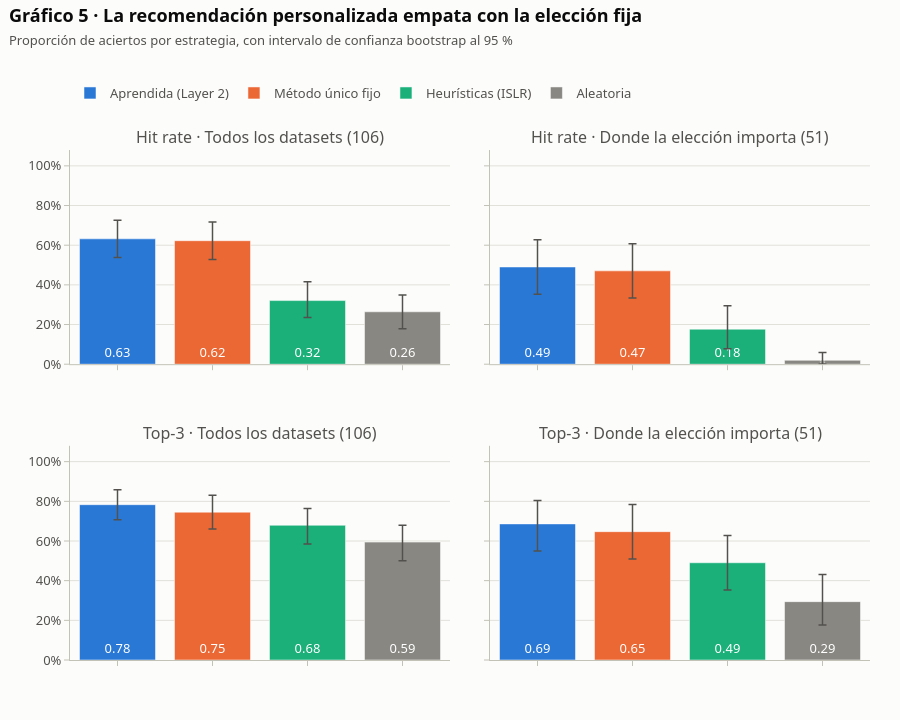

Notebook code cell kept with this figure:
### Markdown cell above
<a id="grafico-5"></a>

El Gráfico 5 muestra los mismos aciertos de la tabla con su intervalo de confianza al 95 %,
calculado por *bootstrap*: se remuestrean los datasets 2.000 veces y se mide cuánto varía el
resultado. Cuando los intervalos de dos estrategias se solapan mucho, la diferencia entre ellas
puede deberse al azar de qué datasets entraron en la muestra.

### Code cell
RNG = np.random.default_rng(20260815)
REPETICIONES = 2000

def intervalo(valores, rng=RNG, reps=REPETICIONES):
    # IC 95 % bootstrap sobre datasets: se remuestrean datasets, no evaluaciones.
    valores = np.asarray(valores, dtype=float)
    medias = rng.choice(valores, size=(reps, len(valores)), replace=True).mean(axis=1)
    return np.percentile(medias, [2.5, 97.5])

filas = []
for estrato, frame in (("Todos los datasets (106)", OUT0),
                       ("Donde la elección importa (51)", OUT0[OUT0.discriminating])):
    for metrica, columna in (("Hit rate", "hit"), ("Top-3", "top_k_hit")):
        for estrategia in ORDEN_ESTRATEGIAS:
            valores = frame.loc[frame.estrategia == estrategia, columna]
            bajo, alto = intervalo(valores)
            filas.append(dict(estrato=estrato, metrica=metrica, estrategia=estrategia,
                              valor=valores.mean(), bajo=bajo, alto=alto))
ic = pd.DataFrame(filas)

estratos = ic.estrato.unique().tolist()
metricas = ["Hit rate", "Top-3"]
fig = make_subplots(rows=2, cols=2, shared_yaxes=True, vertical_spacing=0.16,
                    horizontal_spacing=0.05,
                    subplot_titles=[f"{m} · {e}" for m in metricas for e in estratos])
for i, metrica in enumerate(metricas, start=1):
    for j, estrato in enumerate(estratos, start=1):
        sub = ic[(ic.metrica == metrica) & (ic.estrato == estrato)]
        for _, fila in sub.iterrows():
            fig.add_bar(
                x=[fila.estrategia], y=[fila.valor], name=fila.estrategia,
                marker=dict(color=COLOR_ESTRATEGIA[fila.estrategia]),
                error_y=dict(type="data", symmetric=False, array=[fila.alto - fila.valor],
                             arrayminus=[fila.valor - fila.bajo], color=TINTA_2, thickness=1.5),
                text=[f"{fila.valor:.2f}"], textposition="inside", insidetextanchor="start",
                textfont=dict(color="white"),
                showlegend=(i == 1 and j == 1), legendgroup=fila.estrategia,
                hovertemplate=f"<b>{fila.estrategia}</b><br>{metrica}: {fila.valor:.2f}<br>"
                              f"IC 95 %: [{fila.bajo:.2f}, {fila.alto:.2f}]<extra></extra>",
                row=i, col=j)
fig.update_xaxes(showticklabels=False)
fig.update_yaxes(range=[0, 1.08], tickformat=".0%")
estilo(fig, "Gráfico 5 · La recomendación personalizada empata con la elección fija",
       "Proporción de aciertos por estrategia, con intervalo de confianza bootstrap al 95 %",
       alto=720).show()

### Figure 1 — Plotly figure (JSON) as saved in the notebook; plotly's stock layout.template omitted (floating-point values rounded to 4 significant figures)
{"data": [{"error_y": {"array": [0.09434], "arrayminus": [0.09434], "color": "#52514e", "symmetric": false, "thickness": 1.5, "type": "data"}, "hovertemplate": "<b>Aprendida (Layer 2)</b><br>Hit rate: 0.63<br>IC 95 %: [0.54, 0.73]<extra></extra>", "insidetextanchor": "start", "legendgroup": "Aprendida (Layer 2)", "marker": {"color": "#2a78d6"}, "name": "Aprendida (Layer 2)", "showlegend": true, "text": ["0.63"], "textfont": {"color": "white"}, "textposition": "inside", "type": "bar", "x": ["Aprendida (Layer 2)"], "xaxis": "x", "y": [0.6321], "yaxis": "y"}, {"error_y": {"array": [0.09434], "arrayminus": [0.09434], "color": "#52514e", "symmetric": false, "thickness": 1.5, "type": "data"}, "hovertemplate": "<b>Método único fijo</b><br>Hit rate: 0.62<br>IC 95 %: [0.53, 0.72]<extra></extra>", "insidetextanchor": "start", "legendgroup": "Método único fijo", "marker": {"color": "#eb6834"}, "name": "Método único fijo", "showlegend": true, "text": ["0.62"], "textfont": {"color": "white"}, "textposition": "inside", "type": "bar", "x": ["Método único fijo"], "xaxis": "x", "y": [0.6226], "yaxis": "y"}, {"error_y": {"array": [0.09434], "arrayminus": [0.08491], "color": "#52514e", "symmetric": false, "thickness": 1.5, "type": "data"}, "hovertemplate": "<b>Heurísticas (ISLR)</b><br>Hit rate: 0.32<br>IC 95 %: [0.24, 0.42]<extra></extra>", "insidetextanchor": "start", "legendgroup": "Heurísticas (ISLR)", "marker": {"color": "#1baf7a"}, "name": "Heurísticas (ISLR)", "showlegend": true, "text": ["0.32"], "textfont": {"color": "white"}, "textposition": "inside", "type": "bar", "x": ["Heurísticas (ISLR)"], "xaxis": "x", "y": [0.3208], "yaxis": "y"}, {"error_y": {"array": [0.08491], "arrayminus": [0.08491], "color": "#52514e", "symmetric": false, "thickness": 1.5, "type": "data"}, "hovertemplate": "<b>Aleatoria</b><br>Hit rate: 0.26<br>IC 95 %: [0.18, 0.35]<extra></extra>", "insidetextanchor": "start", "legendgroup": "Aleatoria", "marker": {"color": "#898781"}, "name": "Aleatoria", "showlegend": true, "text": ["0.26"], "textfont": {"color": "white"}, "textposition": "inside", "type": "bar", "x": ["Aleatoria"], "xaxis": "x", "y": [0.2642], "yaxis": "y"}, {"error_y": {"array": [0.1373], "arrayminus": [0.1373], "color": "#52514e", "symmetric": false, "thickness": 1.5, "type": "data"}, "hovertemplate": "<b>Aprendida (Layer 2)</b><br>Hit rate: 0.49<br>IC 95 %: [0.35, 0.63]<extra></extra>", "insidetextanchor": "start", "legendgroup": "Aprendida (Layer 2)", "marker": {"color": "#2a78d6"}, "name": "Aprendida (Layer 2)", "showlegend": false, "text": ["0.49"], "textfont": {"color": "white"}, "textposition": "inside", "type": "bar", "x": ["Aprendida (Layer 2)"], "xaxis": "x2", "y": [0.4902], "yaxis": "y2"}, {"error_y": {"array": [0.1373], "arrayminus": [0.1373], "color": "#52514e", "symmetric": false, "thickness": 1.5, "type": "data"}, "hovertemplate": "<b>Método único fijo</b><br>Hit rate: 0.47<br>IC 95 %: [0.33, 0.61]<extra></extra>", "insidetextanchor": "start", "legendgroup": "Método único fijo", "marker": {"color": "#eb6834"}, "name": "Método único fijo", "showlegend": false, "text": ["0.47"], "textfont": {"color": "white"}, "textposition": "inside", "type": "bar", "x": ["Método único fijo"], "xaxis": "x2", "y": [0.4706], "yaxis": "y2"}, {"error_y": {"array": [0.1176], "arrayminus": [0.09804], "color": "#52514e", "symmetric": false, "thickness": 1.5, "type": "data"}, "hovertemplate": "<b>Heurísticas (ISLR)</b><br>Hit rate: 0.18<br>IC 95 %: [0.08, 0.29]<extra></extra>", "insidetextanchor": "start", "legendgroup": "Heurísticas (ISLR)", "marker": {"color": "#1baf7a"}, "name": "Heurísticas (ISLR)", "showlegend": false, "text": ["0.18"], "textfont": {"color": "white"}, "textposition": "inside", "type": "bar", "x": ["Heurísticas (ISLR)"], "xaxis": "x2", "y": [0.1765], "yaxis": "y2"}, {"error_y": {"array": [0.03922], "arrayminus": [0.01961], "color": "#52514e", "symmetric": false, "thickness": 1.5, "type": "data"}, "hovertemplate": "<b>Aleatoria</b><br>Hit rate: 0.02<br>IC 95 %: [0.00, 0.06]<extra></extra>", "insidetextanchor": "start", "legendgroup": "Aleatoria", "marker": {"color": "#898781"}, "name": "Aleatoria", "showlegend": false, "text": ["0.02"], "textfont": {"color": "white"}, "textposition": "inside", "type": "bar", "x": ["Aleatoria"], "xaxis": "x2", "y": [0.01961], "yaxis": "y2"}, {"error_y": {"array": [0.07547], "arrayminus": [0.07547], "color": "#52514e", "symmetric": false, "thickness": 1.5, "type": "data"}, "hovertemplate": "<b>Aprendida (Layer 2)</b><br>Top-3: 0.78<br>IC 95 %: [0.71, 0.86]<extra></extra>", "insidetextanchor": "start", "legendgroup": "Aprendida (Layer 2)", "marker": {"color": "#2a78d6"}, "name": "Aprendida (Layer 2)", "showlegend": false, "text": ["0.78"], "textfont": {"color": "white"}, "textposition": "inside", "type": "bar", "x": ["Aprendida (Layer 2)"], "xaxis": "x3", "y": [0.783], "yaxis": "y3"}, {"error_y": {"array": [0.08491], "arrayminus": [0.08514], "color": "#52514e", "symmetric": false, "thickness": 1.5, "type": "data"}, "hovertemplate": "<b>Método único fijo</b><br>Top-3: 0.75<br>IC 95 %: [0.66, 0.83]<extra></extra>", "insidetextanchor": "start", "legendgroup": "Método único fijo", "marker": {"color": "#eb6834"}, "name": "Método único fijo", "showlegend": false, "text": ["0.75"], "textfont": {"color": "white"}, "textposition": "inside", "type": "bar", "x": ["Método único fijo"], "xaxis": "x3", "y": [0.7453], "yaxis": "y3"}, {"error_y": {"array": [0.08491], "arrayminus": [0.09434], "color": "#52514e", "symmetric": false, "thickness": 1.5, "type": "data"}, "hovertemplate": "<b>Heurísticas (ISLR)</b><br>Top-3: 0.68<br>IC 95 %: [0.58, 0.76]<extra></extra>", "insidetextanchor": "start", "legendgroup": "Heurísticas (ISLR)", "marker": {"color": "#1baf7a"}, "name": "Heurísticas (ISLR)", "showlegend": false, "text": ["0.68"], "textfont": {"color": "white"}, "textposition": "inside", "type": "bar", "x": ["Heurísticas (ISLR)"], "xaxis": "x3", "y": [0.6792], "yaxis": "y3"}, {"error_y": {"array": [0.08491], "arrayminus": [0.09434], "color": "#52514e", "symmetric": false, "thickness": 1.5, "type": "data"}, "hovertemplate": "<b>Aleatoria</b><br>Top-3: 0.59<br>IC 95 %: [0.50, 0.68]<extra></extra>", "insidetextanchor": "start", "legendgroup": "Aleatoria", "marker": {"color": "#898781"}, "name": "Aleatoria", "showlegend": false, "text": ["0.59"], "textfont": {"color": "white"}, "textposition": "inside", "type": "bar", "x": ["Aleatoria"], "xaxis": "x3", "y": [0.5943], "yaxis": "y3"}, {"error_y": {"array": [0.1176], "arrayminus": [0.1373], "color": "#52514e", "symmetric": false, "thickness": 1.5, "type": "data"}, "hovertemplate": "<b>Aprendida (Layer 2)</b><br>Top-3: 0.69<br>IC 95 %: [0.55, 0.80]<extra></extra>", "insidetextanchor": "start", "legendgroup": "Aprendida (Layer 2)", "marker": {"color": "#2a78d6"}, "name": "Aprendida (Layer 2)", "showlegend": false, "text": ["0.69"], "textfont": {"color": "white"}, "textposition": "inside", "type": "bar", "x": ["Aprendida (Layer 2)"], "xaxis": "x4", "y": [0.6863], "yaxis": "y4"}, {"error_y": {"array": [0.1373], "arrayminus": [0.1373], "color": "#52514e", "symmetric": false, "thickness": 1.5, "type": "data"}, "hovertemplate": "<b>Método único fijo</b><br>Top-3: 0.65<br>IC 95 %: [0.51, 0.78]<extra></extra>", "insidetextanchor": "start", "legendgroup": "Método único fijo", "marker": {"color": "#eb6834"}, "name": "Método único fijo", "showlegend": false, "text": ["0.65"], "textfont": {"color": "white"}, "textposition": "inside", "type": "bar", "x": ["Método único fijo"], "xaxis": "x4", "y": [0.6471], "yaxis": "y4"}, {"error_y": {"array": [0.1373], "arrayminus": [0.1373], "color": "#52514e", "symmetric": false, "thickness": 1.5, "type": "data"}, "hovertemplate": "<b>Heurísticas (ISLR)</b><br>Top-3: 0.49<br>IC 95 %: [0.35, 0.63]<extra></extra>", "insidetextanchor": "start", "legendgroup": "Heurísticas (ISLR)", "marker": {"color": "#1baf7a"}, "name": "Heurísticas (ISLR)", "showlegend": false, "text": ["0.49"], "textfont": {"color": "white"}, "textposition": "inside", "type": "bar", "x": ["Heurísticas (ISLR)"], "xaxis": "x4", "y": [0.4902], "yaxis": "y4"}, {"error_y": {"array": [0.1373], "arrayminus": [0.1176], "color": "#52514e", "symmetric": false, "thickness": 1.5, "type": "data"}, "hovertemplate": "<b>Aleatoria</b><br>Top-3: 0.29<br>IC 95 %: [0.18, 0.43]<extra></extra>", "insidetextanchor": "start", "legendgroup": "Aleatoria", "marker": {"color": "#898781"}, "name": "Aleatoria", "showlegend": false, "text": ["0.29"], "textfont": {"color": "white"}, "textposition": "inside", "type": "bar", "x": ["Aleatoria"], "xaxis": "x4", "y": [0.2941], "yaxis": "y4"}], "layout": {"annotations": [{"font": {"color": "#52514e", "size": 16}, "showarrow": false, "text": "Hit rate · Todos los datasets (106)", "x": 0.2375, "xanchor": "center", "xref": "paper", "y": 1, "yanchor": "bottom", "yref": "paper"}, {"font": {"color": "#52514e", "size": 16}, "showarrow": false, "text": "Hit rate · Donde la elección importa (51)", "x": 0.7625, "xanchor": "center", "xref": "paper", "y": 1, "yanchor": "bottom", "yref": "paper"}, {"font": {"color": "#52514e", "size": 16}, "showarrow": false, "text": "Top-3 · Todos los datasets (106)", "x": 0.2375, "xanchor": "center", "xref": "paper", "y": 0.42, "yanchor": "bottom", "yref": "paper"}, {"font": {"color": "#52514e", "size": 16}, "showarrow": false, "text": "Top-3 · Donde la elección importa (51)", "x": 0.7625, "xanchor": "center", "xref": "paper", "y": 0.42, "yanchor": "bottom", "yref": "paper"}], "font": {"color": "#0b0b0b", "family": "system-ui, -apple-system, 'Segoe UI', sans-serif", "size": 13}, "height": 720, "hoverlabel": {"bgcolor": "white", "font": {"family": "system-ui, -apple-system, 'Segoe UI', sans-serif", "size": 13}}, "legend": {"font": {"color": "#52514e"}, "orientation": "h", "title": {}, "x": 0, "y": 1.082, "yanchor": "bottom"}, "margin": {"b": 60, "l": 70, "r": 30, "t": 150}, "paper_bgcolor": "#fcfcfb", "plot_bgcolor": "#fcfcfb", "title": {"text": "<b>Gráfico 5 · La recomendación personalizada empata con la elección fija</b><br><span style='font-size:13px;color:#52514e'>Proporción de aciertos por estrategia, con intervalo de confianza bootstrap al 95 %</span>", "x": 0.01, "xanchor": "left", "y": 0.97, "yanchor": "top"}, "xaxis": {"anchor": "y", "domain": [0, 0.475], "linecolor": "#c3c2b7", "showgrid": false, "showticklabels": false, "tickcolor": "#c3c2b7", "tickfont": {"color": "#52514e"}, "title": {"font": {"color": "#52514e"}}}, "xaxis2": {"anchor": "y2", "domain": [0.525, 1], "linecolor": "#c3c2b7", "showgrid": false, "showticklabels": false, "tickcolor": "#c3c2b7", "tickfont": {"color": "#52514e"}, "title": {"font": {"color": "#52514e"}}}, "xaxis3": {"anchor": "y3", "domain": [0, 0.475], "linecolor": "#c3c2b7", "showgrid": false, "showticklabels": false, "tickcolor": "#c3c2b7", "tickfont": {"color": "#52514e"}, "title": {"font": {"color": "#52514e"}}}, "xaxis4": {"anchor": "y4", "domain": [0.525, 1], "linecolor": "#c3c2b7", "showgrid": false, "showticklabels": false, "tickcolor": "#c3c2b7", "tickfont": {"color": "#52514e"}, "title": {"font": {"color": "#52514e"}}}, "yaxis": {"anchor": "x", "domain": [0.58, 1], "gridcolor": "#e1e0d9", "linecolor": "#c3c2b7", "range": [0, 1.08], "showgrid": true, "tickcolor": "#c3c2b7", "tickfont": {"color": "#52514e"}, "tickformat": ".0%", "title": {"font": {"color": "#52514e"}}}, "yaxis2": {"anchor": "x2", "domain": [0.58, 1], "gridcolor": "#e1e0d9", "linecolor": "#c3c2b7", "matches": "y", "range": [0, 1.08], "showgrid": true, "showticklabels": false, "tickcolor": "#c3c2b7", "tickfont": {"color": "#52514e"}, "tickformat": ".0%", "title": {"font": {"color": "#52514e"}}}, "yaxis3": {"anchor": "x3", "domain": [0, 0.42], "gridcolor": "#e1e0d9", "linecolor": "#c3c2b7", "range": [0, 1.08], "showgrid": true, "tickcolor": "#c3c2b7", "tickfont": {"color": "#52514e"}, "tickformat": ".0%", "title": {"font": {"color": "#52514e"}}}, "yaxis4": {"anchor": "x4", "domain": [0, 0.42], "gridcolor": "#e1e0d9", "linecolor": "#c3c2b7", "matches": "y3", "range": [0, 1.08], "showgrid": true, "showticklabels": false, "tickcolor": "#c3c2b7", "tickfont": {"color": "#52514e"}, "tickformat": ".0%", "title": {"font": {"color": "#52514e"}}}}}
